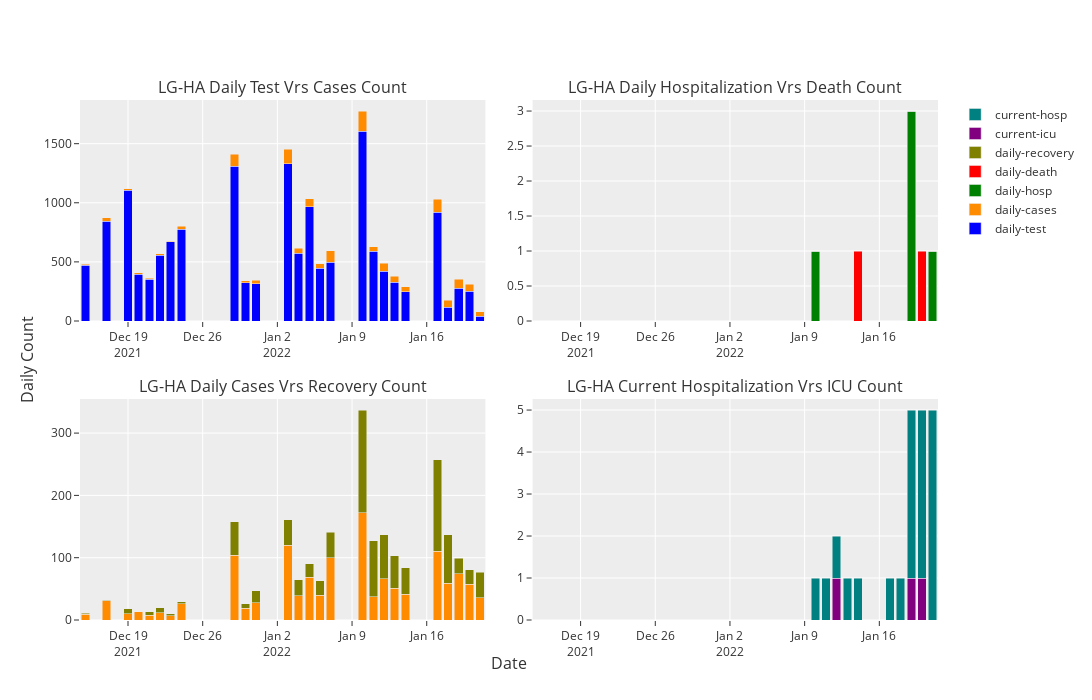

Source (notebook cell):
### Code cell
daily_analysis_wha(western_rha_data)

### Figure 1 — Plotly figure (JSON) as saved in the notebook; plotly's stock layout.template omitted (floating-point values rounded to 4 significant figures)
{"data": [{"hoverinfo": "y+x+name", "marker": {"color": "blue"}, "name": "daily-test", "type": "bar", "x": ["2021-12-15T00:00:00", "2021-12-17T00:00:00", "2021-12-19T00:00:00", "2021-12-20T00:00:00", "2021-12-21T00:00:00", "2021-12-22T00:00:00", "2021-12-23T00:00:00", "2021-12-24T00:00:00", "2021-12-29T00:00:00", "2021-12-30T00:00:00", "2021-12-31T00:00:00", "2022-01-03T00:00:00", "2022-01-04T00:00:00", "2022-01-05T00:00:00", "2022-01-06T00:00:00", "2022-01-07T00:00:00", "2022-01-10T00:00:00", "2022-01-11T00:00:00", "2022-01-12T00:00:00", "2022-01-13T00:00:00", "2022-01-14T00:00:00", "2022-01-17T00:00:00", "2022-01-18T00:00:00", "2022-01-19T00:00:00", "2022-01-20T00:00:00", "2022-01-21T00:00:00"], "xaxis": "x", "y": [471, 843, 1107, 396, 354, 555, 669, 777, 1308, 323, 315, 1331, 575, 966, 446, 495, 1604, 590, 423, 328, 247, 921, 116, 278, 252, 42], "yaxis": "y"}, {"hoverinfo": "y+x+name", "marker": {"color": "darkorange"}, "name": "daily-cases", "type": "bar", "x": ["2021-12-15T00:00:00", "2021-12-17T00:00:00", "2021-12-19T00:00:00", "2021-12-20T00:00:00", "2021-12-21T00:00:00", "2021-12-22T00:00:00", "2021-12-23T00:00:00", "2021-12-24T00:00:00", "2021-12-29T00:00:00", "2021-12-30T00:00:00", "2021-12-31T00:00:00", "2022-01-03T00:00:00", "2022-01-04T00:00:00", "2022-01-05T00:00:00", "2022-01-06T00:00:00", "2022-01-07T00:00:00", "2022-01-10T00:00:00", "2022-01-11T00:00:00", "2022-01-12T00:00:00", "2022-01-13T00:00:00", "2022-01-14T00:00:00", "2022-01-17T00:00:00", "2022-01-18T00:00:00", "2022-01-19T00:00:00", "2022-01-20T00:00:00", "2022-01-21T00:00:00"], "xaxis": "x", "y": [9, 31, 10, 13, 8, 12, 7, 26, 104, 19, 28, 120, 39, 69, 40, 100, 172, 37, 66, 51, 41, 110, 59, 74, 57, 36], "yaxis": "y"}, {"hoverinfo": "y+x+name", "marker": {"color": "green"}, "name": "daily-hosp", "type": "bar", "x": ["2021-12-15T00:00:00", "2021-12-17T00:00:00", "2021-12-19T00:00:00", "2021-12-20T00:00:00", "2021-12-21T00:00:00", "2021-12-22T00:00:00", "2021-12-23T00:00:00", "2021-12-24T00:00:00", "2021-12-29T00:00:00", "2021-12-30T00:00:00", "2021-12-31T00:00:00", "2022-01-03T00:00:00", "2022-01-04T00:00:00", "2022-01-05T00:00:00", "2022-01-06T00:00:00", "2022-01-07T00:00:00", "2022-01-10T00:00:00", "2022-01-11T00:00:00", "2022-01-12T00:00:00", "2022-01-13T00:00:00", "2022-01-14T00:00:00", "2022-01-17T00:00:00", "2022-01-18T00:00:00", "2022-01-19T00:00:00", "2022-01-20T00:00:00", "2022-01-21T00:00:00"], "xaxis": "x2", "y": [0, 0, 0, 0, 0, 0, 0, 0, 0, 0, 0, 0, 0, 0, 0, 0, 1, 0, 0, 0, 0, 0, 0, 3, 0, 1], "yaxis": "y2"}, {"hoverinfo": "y+x+name", "marker": {"color": "red"}, "name": "daily-death", "type": "bar", "x": ["2021-12-15T00:00:00", "2021-12-17T00:00:00", "2021-12-19T00:00:00", "2021-12-20T00:00:00", "2021-12-21T00:00:00", "2021-12-22T00:00:00", "2021-12-23T00:00:00", "2021-12-24T00:00:00", "2021-12-29T00:00:00", "2021-12-30T00:00:00", "2021-12-31T00:00:00", "2022-01-03T00:00:00", "2022-01-04T00:00:00", "2022-01-05T00:00:00", "2022-01-06T00:00:00", "2022-01-07T00:00:00", "2022-01-10T00:00:00", "2022-01-11T00:00:00", "2022-01-12T00:00:00", "2022-01-13T00:00:00", "2022-01-14T00:00:00", "2022-01-17T00:00:00", "2022-01-18T00:00:00", "2022-01-19T00:00:00", "2022-01-20T00:00:00", "2022-01-21T00:00:00"], "xaxis": "x2", "y": [0, 0, 0, 0, 0, 0, 0, 0, 0, 0, 0, 0, 0, 0, 0, 0, 0, 0, 0, 0, 1, 0, 0, 0, 1, 0], "yaxis": "y2"}, {"hoverinfo": "y+x+name", "marker": {"color": "darkorange"}, "name": "daily-cases", "showlegend": false, "type": "bar", "x": ["2021-12-15T00:00:00", "2021-12-17T00:00:00", "2021-12-19T00:00:00", "2021-12-20T00:00:00", "2021-12-21T00:00:00", "2021-12-22T00:00:00", "2021-12-23T00:00:00", "2021-12-24T00:00:00", "2021-12-29T00:00:00", "2021-12-30T00:00:00", "2021-12-31T00:00:00", "2022-01-03T00:00:00", "2022-01-04T00:00:00", "2022-01-05T00:00:00", "2022-01-06T00:00:00", "2022-01-07T00:00:00", "2022-01-10T00:00:00", "2022-01-11T00:00:00", "2022-01-12T00:00:00", "2022-01-13T00:00:00", "2022-01-14T00:00:00", "2022-01-17T00:00:00", "2022-01-18T00:00:00", "2022-01-19T00:00:00", "2022-01-20T00:00:00", "2022-01-21T00:00:00"], "xaxis": "x3", "y": [9, 31, 10, 13, 8, 12, 7, 26, 104, 19, 28, 120, 39, 69, 40, 100, 172, 37, 66, 51, 41, 110, 59, 74, 57, 36], "yaxis": "y3"}, {"hoverinfo": "y+x+name", "marker": {"color": "olive"}, "name": "daily-recovery", "type": "bar", "x": ["2021-12-15T00:00:00", "2021-12-17T00:00:00", "2021-12-19T00:00:00", "2021-12-20T00:00:00", "2021-12-21T00:00:00", "2021-12-22T00:00:00", "2021-12-23T00:00:00", "2021-12-24T00:00:00", "2021-12-29T00:00:00", "2021-12-30T00:00:00", "2021-12-31T00:00:00", "2022-01-03T00:00:00", "2022-01-04T00:00:00", "2022-01-05T00:00:00", "2022-01-06T00:00:00", "2022-01-07T00:00:00", "2022-01-10T00:00:00", "2022-01-11T00:00:00", "2022-01-12T00:00:00", "2022-01-13T00:00:00", "2022-01-14T00:00:00", "2022-01-17T00:00:00", "2022-01-18T00:00:00", "2022-01-19T00:00:00", "2022-01-20T00:00:00", "2022-01-21T00:00:00"], "xaxis": "x3", "y": [2, 1, 8, 0, 5, 8, 3, 3, 54, 7, 19, 41, 26, 21, 23, 41, 165, 90, 71, 52, 43, 147, 78, 25, 24, 41], "yaxis": "y3"}, {"hoverinfo": "y+x+name", "marker": {"color": "purple"}, "name": "current-icu", "type": "bar", "x": ["2021-12-15T00:00:00", "2021-12-17T00:00:00", "2021-12-19T00:00:00", "2021-12-20T00:00:00", "2021-12-21T00:00:00", "2021-12-22T00:00:00", "2021-12-23T00:00:00", "2021-12-24T00:00:00", "2021-12-29T00:00:00", "2021-12-30T00:00:00", "2021-12-31T00:00:00", "2022-01-03T00:00:00", "2022-01-04T00:00:00", "2022-01-05T00:00:00", "2022-01-06T00:00:00", "2022-01-07T00:00:00", "2022-01-10T00:00:00", "2022-01-11T00:00:00", "2022-01-12T00:00:00", "2022-01-13T00:00:00", "2022-01-14T00:00:00", "2022-01-17T00:00:00", "2022-01-18T00:00:00", "2022-01-19T00:00:00", "2022-01-20T00:00:00", "2022-01-21T00:00:00"], "xaxis": "x4", "y": [0, 0, 0, 0, 0, 0, 0, 0, 0, 0, 0, 0, 0, 0, 0, 0, 0, 0, 1, 0, 0, 0, 0, 1, 1, 0], "yaxis": "y4"}, {"hoverinfo": "y+x+name", "marker": {"color": "teal"}, "name": "current-hosp", "type": "bar", "x": ["2021-12-15T00:00:00", "2021-12-17T00:00:00", "2021-12-19T00:00:00", "2021-12-20T00:00:00", "2021-12-21T00:00:00", "2021-12-22T00:00:00", "2021-12-23T00:00:00", "2021-12-24T00:00:00", "2021-12-29T00:00:00", "2021-12-30T00:00:00", "2021-12-31T00:00:00", "2022-01-03T00:00:00", "2022-01-04T00:00:00", "2022-01-05T00:00:00", "2022-01-06T00:00:00", "2022-01-07T00:00:00", "2022-01-10T00:00:00", "2022-01-11T00:00:00", "2022-01-12T00:00:00", "2022-01-13T00:00:00", "2022-01-14T00:00:00", "2022-01-17T00:00:00", "2022-01-18T00:00:00", "2022-01-19T00:00:00", "2022-01-20T00:00:00", "2022-01-21T00:00:00"], "xaxis": "x4", "y": [0, 0, 0, 0, 0, 0, 0, 0, 0, 0, 0, 0, 0, 0, 0, 0, 1, 1, 1, 1, 1, 1, 1, 4, 4, 5], "yaxis": "y4"}], "layout": {"annotations": [{"font": {"size": 16}, "showarrow": false, "text": "LG-HA Daily Test Vrs Cases Count", "x": 0.2362, "xanchor": "center", "xref": "paper", "y": 1, "yanchor": "bottom", "yref": "paper"}, {"font": {"size": 16}, "showarrow": false, "text": "LG-HA Daily Hospitalization Vrs Death Count", "x": 0.7637, "xanchor": "center", "xref": "paper", "y": 1, "yanchor": "bottom", "yref": "paper"}, {"font": {"size": 16}, "showarrow": false, "text": "LG-HA Daily Cases Vrs Recovery Count", "x": 0.2362, "xanchor": "center", "xref": "paper", "y": 0.425, "yanchor": "bottom", "yref": "paper"}, {"font": {"size": 16}, "showarrow": false, "text": "LG-HA Current Hospitalization Vrs ICU Count", "x": 0.7637, "xanchor": "center", "xref": "paper", "y": 0.425, "yanchor": "bottom", "yref": "paper"}, {"font": {"size": 16}, "showarrow": false, "text": "Date", "x": 0.5, "xanchor": "center", "xref": "paper", "y": 0, "yanchor": "top", "yref": "paper", "yshift": -30}, {"font": {"size": 16}, "showarrow": false, "text": "Daily Count", "textangle": -90, "x": 0, "xanchor": "right", "xref": "paper", "xshift": -40, "y": 0.5, "yanchor": "middle", "yref": "paper"}], "barmode": "stack", "height": 700, "showlegend": true, "width": 1200, "xaxis": {"anchor": "y", "domain": [0, 0.4725]}, "xaxis2": {"anchor": "y2", "domain": [0.5275, 1]}, "xaxis3": {"anchor": "y3", "domain": [0, 0.4725]}, "xaxis4": {"anchor": "y4", "domain": [0.5275, 1]}, "yaxis": {"anchor": "x", "domain": [0.575, 1]}, "yaxis2": {"anchor": "x2", "domain": [0.575, 1]}, "yaxis3": {"anchor": "x3", "domain": [0, 0.425]}, "yaxis4": {"anchor": "x4", "domain": [0, 0.425]}}}
